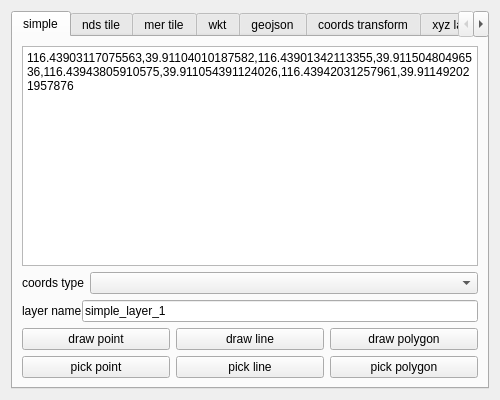
<?xml version="1.0" encoding="UTF-8"?>
<ui version="4.0">
 <class>MapToolKitWidgetBase</class>
 <widget class="QWidget" name="MapToolKitWidgetBase">
  <property name="geometry">
   <rect>
    <x>0</x>
    <y>0</y>
    <width>500</width>
    <height>400</height>
   </rect>
  </property>
  <property name="sizePolicy">
   <sizepolicy hsizetype="Expanding" vsizetype="Expanding">
    <horstretch>0</horstretch>
    <verstretch>0</verstretch>
   </sizepolicy>
  </property>
  <property name="minimumSize">
   <size>
    <width>0</width>
    <height>0</height>
   </size>
  </property>
  <property name="windowTitle">
   <string>MapToolKit</string>
  </property>
  <layout class="QHBoxLayout" name="horizontalLayout">
   <item>
    <layout class="QVBoxLayout" name="verticalLayout">
     <property name="spacing">
      <number>0</number>
     </property>
     <property name="sizeConstraint">
      <enum>QLayout::SetMaximumSize</enum>
     </property>
     <item>
      <widget class="QTabWidget" name="tab_layer">
       <property name="sizePolicy">
        <sizepolicy hsizetype="Expanding" vsizetype="Expanding">
         <horstretch>0</horstretch>
         <verstretch>0</verstretch>
        </sizepolicy>
       </property>
       <property name="minimumSize">
        <size>
         <width>0</width>
         <height>0</height>
        </size>
       </property>
       <property name="layoutDirection">
        <enum>Qt::LeftToRight</enum>
       </property>
       <property name="tabPosition">
        <enum>QTabWidget::North</enum>
       </property>
       <property name="currentIndex">
        <number>0</number>
       </property>
       <widget class="QWidget" name="tab_simple">
        <attribute name="title">
         <string>simple</string>
        </attribute>
        <layout class="QVBoxLayout" name="verticalLayout_6">
         <item>
          <widget class="QPlainTextEdit" name="text_simple_content">
           <property name="plainText">
            <string>116.43903117075563,39.91104010187582,116.43901342113355,39.91150480496536,116.43943805910575,39.911054391124026,116.43942031257961,39.911492021957876</string>
           </property>
          </widget>
         </item>
         <item>
          <layout class="QHBoxLayout" name="horizontalLayout_11">
           <property name="bottomMargin">
            <number>0</number>
           </property>
           <item>
            <widget class="QLabel" name="label_6">
             <property name="text">
              <string>coords type</string>
             </property>
            </widget>
           </item>
           <item>
            <widget class="QComboBox" name="combo_simple_coordstype">
             <property name="sizePolicy">
              <sizepolicy hsizetype="Expanding" vsizetype="Fixed">
               <horstretch>0</horstretch>
               <verstretch>0</verstretch>
              </sizepolicy>
             </property>
            </widget>
           </item>
          </layout>
         </item>
         <item>
          <layout class="QHBoxLayout" name="horizontalLayout_10">
           <property name="spacing">
            <number>0</number>
           </property>
           <property name="bottomMargin">
            <number>0</number>
           </property>
           <item>
            <widget class="QLabel" name="label_8">
             <property name="text">
              <string>layer name</string>
             </property>
            </widget>
           </item>
           <item>
            <widget class="QLineEdit" name="edit_simple_layer_name">
             <property name="text">
              <string>simple_layer_1</string>
             </property>
            </widget>
           </item>
          </layout>
         </item>
         <item>
          <layout class="QGridLayout" name="gridLayout">
           <item row="1" column="1">
            <widget class="QPushButton" name="button_draw_line">
             <property name="text">
              <string>draw line</string>
             </property>
            </widget>
           </item>
           <item row="1" column="2">
            <widget class="QPushButton" name="button_draw_polygon">
             <property name="text">
              <string>draw polygon</string>
             </property>
            </widget>
           </item>
           <item row="1" column="0">
            <widget class="QPushButton" name="button_draw_point">
             <property name="text">
              <string>draw point</string>
             </property>
            </widget>
           </item>
           <item row="2" column="2">
            <widget class="QPushButton" name="button_draw_coordpick_polygon">
             <property name="text">
              <string>pick polygon</string>
             </property>
            </widget>
           </item>
           <item row="2" column="1">
            <widget class="QPushButton" name="button_draw_coordpick_line">
             <property name="text">
              <string>pick line</string>
             </property>
             <property name="checkable">
              <bool>false</bool>
             </property>
            </widget>
           </item>
           <item row="2" column="0">
            <widget class="QPushButton" name="button_draw_coordpick_point">
             <property name="text">
              <string>pick point</string>
             </property>
             <property name="checkable">
              <bool>false</bool>
             </property>
            </widget>
           </item>
          </layout>
         </item>
        </layout>
       </widget>
       <widget class="QWidget" name="tab_tile">
        <attribute name="title">
         <string>nds tile</string>
        </attribute>
        <layout class="QVBoxLayout" name="verticalLayout_3">
         <item>
          <widget class="QPlainTextEdit" name="text_tile_content">
           <property name="plainText">
            <string>557005127,557005138,557005139,557005133,557005144,557005145,557005135,557005146,557005147</string>
           </property>
          </widget>
         </item>
         <item>
          <layout class="QHBoxLayout" name="horizontalLayout_4" stretch="0,0,0,0">
           <property name="spacing">
            <number>6</number>
           </property>
           <property name="sizeConstraint">
            <enum>QLayout::SetFixedSize</enum>
           </property>
           <property name="leftMargin">
            <number>0</number>
           </property>
           <property name="topMargin">
            <number>0</number>
           </property>
           <item>
            <widget class="QLabel" name="label">
             <property name="maximumSize">
              <size>
               <width>35</width>
               <height>16777215</height>
              </size>
             </property>
             <property name="text">
              <string>level</string>
             </property>
            </widget>
           </item>
           <item>
            <widget class="QSpinBox" name="spin_tile_level">
             <property name="minimum">
              <number>1</number>
             </property>
             <property name="maximum">
              <number>15</number>
             </property>
             <property name="value">
              <number>13</number>
             </property>
            </widget>
           </item>
           <item>
            <widget class="QPushButton" name="button_get_bound_tile">
             <property name="text">
              <string>get bound tile</string>
             </property>
            </widget>
           </item>
           <item>
            <widget class="QCheckBox" name="checkbox_tile_draw_with_zoom">
             <property name="text">
              <string>dynamic draw </string>
             </property>
            </widget>
           </item>
          </layout>
         </item>
         <item>
          <layout class="QHBoxLayout" name="horizontalLayout_5">
           <property name="topMargin">
            <number>0</number>
           </property>
           <item>
            <widget class="QLabel" name="label_2">
             <property name="text">
              <string>layer name</string>
             </property>
            </widget>
           </item>
           <item>
            <widget class="QLineEdit" name="edit_tile_layer_name">
             <property name="text">
              <string>nds_layer_1</string>
             </property>
            </widget>
           </item>
          </layout>
         </item>
         <item>
          <layout class="QHBoxLayout" name="horizontalLayout_3">
           <item>
            <widget class="QPushButton" name="button_draw_nds_wgs84">
             <property name="text">
              <string>draw wgs84 tile</string>
             </property>
            </widget>
           </item>
           <item>
            <widget class="QPushButton" name="button_draw_nds_gcj02">
             <property name="text">
              <string>draw gcj02 tile</string>
             </property>
            </widget>
           </item>
          </layout>
         </item>
        </layout>
       </widget>
       <widget class="QWidget" name="tab_mertile">
        <attribute name="title">
         <string>mer tile</string>
        </attribute>
        <layout class="QVBoxLayout" name="verticalLayout_20">
         <item>
          <widget class="QPlainTextEdit" name="text_mer_tile_content">
           <property name="plainText">
            <string>936750087755799122,936750087755799123</string>
           </property>
          </widget>
         </item>
         <item>
          <layout class="QHBoxLayout" name="horizontalLayout_28" stretch="0,0,0,0">
           <property name="spacing">
            <number>6</number>
           </property>
           <property name="sizeConstraint">
            <enum>QLayout::SetFixedSize</enum>
           </property>
           <property name="leftMargin">
            <number>0</number>
           </property>
           <property name="topMargin">
            <number>0</number>
           </property>
           <item>
            <widget class="QLabel" name="label_19">
             <property name="maximumSize">
              <size>
               <width>35</width>
               <height>16777215</height>
              </size>
             </property>
             <property name="text">
              <string>level</string>
             </property>
            </widget>
           </item>
           <item>
            <widget class="QSpinBox" name="spin_mer_tile_level">
             <property name="minimum">
              <number>1</number>
             </property>
             <property name="maximum">
              <number>22</number>
             </property>
             <property name="value">
              <number>16</number>
             </property>
            </widget>
           </item>
           <item>
            <widget class="QPushButton" name="button_get_bound_mer_tile">
             <property name="text">
              <string>get bound tile</string>
             </property>
            </widget>
           </item>
           <item>
            <widget class="QCheckBox" name="checkbox_mer_tile_draw_with_zoom">
             <property name="text">
              <string>dynamic draw </string>
             </property>
            </widget>
           </item>
          </layout>
         </item>
         <item>
          <layout class="QHBoxLayout" name="horizontalLayout_29">
           <property name="topMargin">
            <number>0</number>
           </property>
           <item>
            <widget class="QLabel" name="label_21">
             <property name="text">
              <string>layer name</string>
             </property>
            </widget>
           </item>
           <item>
            <widget class="QLineEdit" name="edit_mer_tile_layer_name">
             <property name="text">
              <string>mercator_tile_layer_1</string>
             </property>
            </widget>
           </item>
          </layout>
         </item>
         <item>
          <layout class="QHBoxLayout" name="horizontalLayout_30">
           <property name="spacing">
            <number>-1</number>
           </property>
           <property name="bottomMargin">
            <number>20</number>
           </property>
           <item>
            <widget class="QPushButton" name="button_draw_mer_tile">
             <property name="text">
              <string>draw tile</string>
             </property>
            </widget>
           </item>
          </layout>
         </item>
        </layout>
       </widget>
       <widget class="QWidget" name="tab_geom">
        <property name="sizePolicy">
         <sizepolicy hsizetype="Expanding" vsizetype="Expanding">
          <horstretch>0</horstretch>
          <verstretch>0</verstretch>
         </sizepolicy>
        </property>
        <property name="maximumSize">
         <size>
          <width>9999999</width>
          <height>16777215</height>
         </size>
        </property>
        <attribute name="title">
         <string>wkt</string>
        </attribute>
        <layout class="QVBoxLayout" name="verticalLayout_2">
         <item>
          <widget class="QPlainTextEdit" name="text_wkt_content">
           <property name="plainText">
            <string>MULTILINESTRING((116.44522127226753 39.912404037289974, 116.44520362408929 39.91286879286403, 116.44562718036195 39.912417573904435, 116.44560953218377 39.912855256338304),(116.44630369384947 39.91289360982063, 116.44630663521292 39.912419830006485, 116.44658606469875 39.91242659831269, 116.44672430875875 39.912528122824426, 116.44658018197185 39.912686049543254, 116.44631251793982 39.912683793450014, 116.44658900605981 39.91268830563695, 116.44675666375173 39.91282592719065, 116.4465978301501 39.91290714633831, 116.44630663521292 39.91289812199335))</string>
           </property>
          </widget>
         </item>
         <item>
          <layout class="QHBoxLayout" name="horizontalLayout_12">
           <property name="bottomMargin">
            <number>0</number>
           </property>
           <item>
            <widget class="QLabel" name="label_7">
             <property name="text">
              <string>coords type</string>
             </property>
            </widget>
           </item>
           <item>
            <widget class="QComboBox" name="combo_wkt_coordstype">
             <property name="sizePolicy">
              <sizepolicy hsizetype="Expanding" vsizetype="Fixed">
               <horstretch>0</horstretch>
               <verstretch>0</verstretch>
              </sizepolicy>
             </property>
            </widget>
           </item>
          </layout>
         </item>
         <item>
          <layout class="QHBoxLayout" name="horizontalLayout_2">
           <item>
            <widget class="QLabel" name="label_3">
             <property name="text">
              <string>layer name</string>
             </property>
            </widget>
           </item>
           <item>
            <widget class="QLineEdit" name="edit_wkt_layer_name">
             <property name="text">
              <string>wkt_layer_1</string>
             </property>
            </widget>
           </item>
          </layout>
         </item>
         <item>
          <layout class="QHBoxLayout" name="horizontalLayout_6">
           <property name="spacing">
            <number>6</number>
           </property>
           <property name="rightMargin">
            <number>0</number>
           </property>
           <property name="bottomMargin">
            <number>0</number>
           </property>
           <item>
            <widget class="QPushButton" name="button_draw_wkt">
             <property name="text">
              <string>draw wkt</string>
             </property>
            </widget>
           </item>
           <item>
            <widget class="QPushButton" name="button_draw_wkb">
             <property name="text">
              <string>draw wkb</string>
             </property>
            </widget>
           </item>
          </layout>
         </item>
        </layout>
       </widget>
       <widget class="QWidget" name="tab_geojson">
        <attribute name="title">
         <string>geojson</string>
        </attribute>
        <layout class="QVBoxLayout" name="verticalLayout_4">
         <item>
          <widget class="QPlainTextEdit" name="text_geojson_content">
           <property name="plainText">
            <string>{
  &quot;type&quot;: &quot;FeatureCollection&quot;,
  &quot;features&quot;: [
    {
      &quot;type&quot;: &quot;Feature&quot;,
      &quot;properties&quot;: {},
      &quot;geometry&quot;: {
        &quot;coordinates&quot;: [
          [
            116.44522127226753,
            39.912404037289974
          ],
          [
            116.44520362408929,
            39.91286879286403
          ],
          [
            116.44562718036195,
            39.912417573904435
          ],
          [
            116.44560953218377,
            39.912855256338304
          ]
        ],
        &quot;type&quot;: &quot;LineString&quot;
      }
    },
    {
      &quot;type&quot;: &quot;Feature&quot;,
      &quot;properties&quot;: {},
      &quot;geometry&quot;: {
        &quot;coordinates&quot;: [
          [
            116.44630369384947,
            39.91289360982063
          ],
          [
            116.44630663521292,
            39.912419830006485
          ],
          [
            116.44658606469875,
            39.91242659831269
          ],
          [
            116.44672430875875,
            39.912528122824426
          ],
          [
            116.44658018197185,
            39.912686049543254
          ],
          [
            116.44631251793982,
            39.912683793450014
          ],
          [
            116.44658900605981,
            39.91268830563695
          ],
          [
            116.44675666375173,
            39.91282592719065
          ],
          [
            116.4465978301501,
            39.91290714633831
          ],
          [
            116.44630663521292,
            39.91289812199335
          ]
        ],
        &quot;type&quot;: &quot;LineString&quot;
      }
    }
  ]
}</string>
           </property>
          </widget>
         </item>
         <item>
          <layout class="QHBoxLayout" name="horizontalLayout_13">
           <property name="bottomMargin">
            <number>0</number>
           </property>
           <item>
            <widget class="QLabel" name="label_9">
             <property name="text">
              <string>coords type</string>
             </property>
            </widget>
           </item>
           <item>
            <widget class="QComboBox" name="combo_geojson_coordstype">
             <property name="sizePolicy">
              <sizepolicy hsizetype="Expanding" vsizetype="Fixed">
               <horstretch>0</horstretch>
               <verstretch>0</verstretch>
              </sizepolicy>
             </property>
            </widget>
           </item>
          </layout>
         </item>
         <item>
          <layout class="QHBoxLayout" name="horizontalLayout_8">
           <item>
            <widget class="QLabel" name="label_4">
             <property name="text">
              <string>layer name</string>
             </property>
            </widget>
           </item>
           <item>
            <widget class="QLineEdit" name="edit_geojson_layer_name">
             <property name="text">
              <string>geojson_layer_1</string>
             </property>
            </widget>
           </item>
          </layout>
         </item>
         <item>
          <layout class="QHBoxLayout" name="horizontalLayout_9">
           <item>
            <widget class="QPushButton" name="button_draw_geojson">
             <property name="text">
              <string>draw</string>
             </property>
            </widget>
           </item>
          </layout>
         </item>
        </layout>
       </widget>
       <widget class="QWidget" name="tab_coordtransform">
        <attribute name="title">
         <string>coords transform</string>
        </attribute>
        <layout class="QHBoxLayout" name="horizontalLayout_7">
         <item>
          <layout class="QVBoxLayout" name="verticalLayout_9">
           <item>
            <widget class="QComboBox" name="combo_coords_a"/>
           </item>
           <item>
            <widget class="QPlainTextEdit" name="text_coords_a"/>
           </item>
          </layout>
         </item>
         <item>
          <layout class="QVBoxLayout" name="verticalLayout_7">
           <item>
            <widget class="QPushButton" name="button_coordstrans_b2a">
             <property name="text">
              <string>&lt;&lt;</string>
             </property>
            </widget>
           </item>
           <item>
            <widget class="QPushButton" name="button_coordstrans_a2b">
             <property name="text">
              <string>&gt;&gt;</string>
             </property>
            </widget>
           </item>
          </layout>
         </item>
         <item>
          <layout class="QVBoxLayout" name="verticalLayout_8">
           <item>
            <widget class="QComboBox" name="combo_coords_b"/>
           </item>
           <item>
            <widget class="QPlainTextEdit" name="text_coords_b"/>
           </item>
          </layout>
         </item>
        </layout>
       </widget>
       <widget class="QWidget" name="tab_xyzlayer">
        <attribute name="title">
         <string>xyz layer</string>
        </attribute>
        <layout class="QHBoxLayout" name="horizontalLayout_14">
         <item>
          <layout class="QVBoxLayout" name="verticalLayout_10">
           <item>
            <spacer name="verticalSpacer">
             <property name="orientation">
              <enum>Qt::Vertical</enum>
             </property>
             <property name="sizeHint" stdset="0">
              <size>
               <width>20</width>
               <height>40</height>
              </size>
             </property>
            </spacer>
           </item>
           <item>
            <widget class="QComboBox" name="combo_xyzlayer_layertype"/>
           </item>
           <item>
            <widget class="QLabel" name="label_xyz_server">
             <property name="text">
              <string/>
             </property>
            </widget>
           </item>
           <item>
            <widget class="QPushButton" name="button_xyzlayer_draw">
             <property name="text">
              <string>add</string>
             </property>
            </widget>
           </item>
           <item>
            <spacer name="verticalSpacer_2">
             <property name="orientation">
              <enum>Qt::Vertical</enum>
             </property>
             <property name="sizeHint" stdset="0">
              <size>
               <width>20</width>
               <height>40</height>
              </size>
             </property>
            </spacer>
           </item>
          </layout>
         </item>
        </layout>
       </widget>
       <widget class="QWidget" name="tab_about">
        <attribute name="title">
         <string>about</string>
        </attribute>
        <layout class="QVBoxLayout" name="verticalLayout_5">
         <item>
          <widget class="QLabel" name="label_5">
           <property name="text">
            <string>&lt;html&gt;&lt;head/&gt;&lt;body&gt;&lt;p&gt;&lt;span style=&quot; font-size:36pt;&quot;&gt;MapToolKit&lt;/span&gt;&lt;br/&gt;&lt;br/&gt;&lt;/p&gt;&lt;p&gt;&lt;br/&gt;&lt;span style=&quot; font-size:14pt;&quot;&gt;a plugin to view simple geometry data kit &lt;br/&gt;&lt;/span&gt;&lt;/p&gt;&lt;p&gt;&lt;a href=&quot;https://github.com/lesteryan/mtk&quot;&gt;&lt;span style=&quot; text-decoration: underline; color:#0068da;&quot;&gt;Source Code and Bug Tracker&lt;/span&gt;&lt;/a&gt;&lt;/p&gt;&lt;p&gt;&lt;span style=&quot; font-size:14pt;&quot;&gt;enjoy it! &lt;/span&gt;&lt;/p&gt;&lt;p&gt;&lt;span style=&quot; font-size:14pt;&quot;&gt;Made in China by &lt;/span&gt;&lt;a href=&quot;cgmsyx@163.com&quot;&gt;&lt;span style=&quot; font-size:14pt; text-decoration: underline; color:#0068da;&quot;&gt;lesteryan&lt;/span&gt;&lt;/a&gt;&lt;span style=&quot; font-size:14pt;&quot;&gt;&lt;br/&gt;&lt;br/&gt;&lt;/span&gt;&lt;/p&gt;&lt;/body&gt;&lt;/html&gt;</string>
           </property>
           <property name="textFormat">
            <enum>Qt::MarkdownText</enum>
           </property>
           <property name="wordWrap">
            <bool>true</bool>
           </property>
           <property name="openExternalLinks">
            <bool>true</bool>
           </property>
          </widget>
         </item>
        </layout>
       </widget>
      </widget>
     </item>
    </layout>
   </item>
  </layout>
 </widget>
 <resources/>
 <connections/>
</ui>
